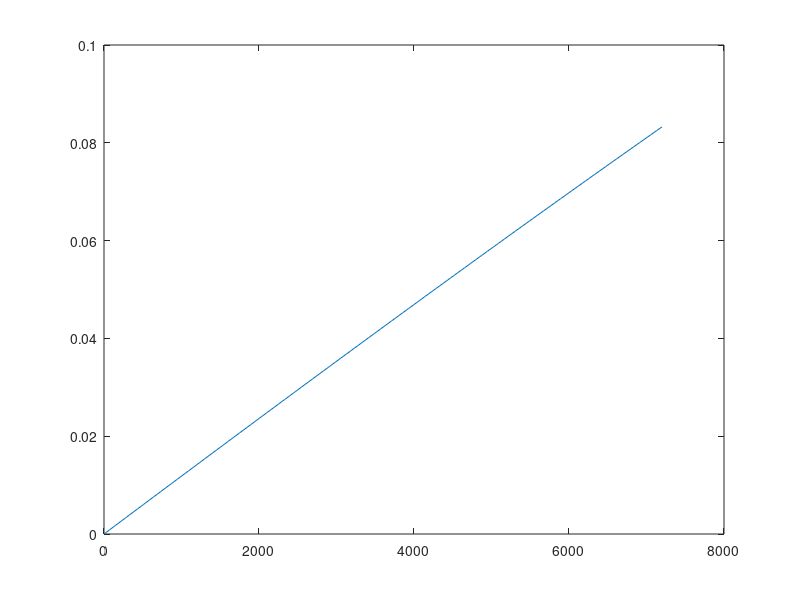

The MATLAB script that drew this image:
t_sidereal = 86164.0916;    % Length of sidereal day, s
w = (2*pi)/t_sidereal;     % Angular speed to match star rotation

r = 12;     % radius, in
f = 1.25;   % offset, in

% syms t w r f
% 
% d = (sin(w*t)*(r-f*(tan(w*t/2))))/sin((pi-w*t)/2);
% dd_dt = diff(d,t)

t = linspace(0,(60*60*2));
dd_dt = (w*cos(t*w).*(r - f*tan((t*w)/2)))./sin(pi/2 - (t*w)/2) - (f*w*sin(t*w).*(tan((t*w)/2).^2 + 1))/(2*sin(pi/2 - (t*w)/2)) + (w*cos(pi/2 - (t*w)/2).*sin(t*w).*(r - f*tan((t*w)/2)))./(2*sin(pi/2 - (t*w)/2).^2);
cdistance = cumtrapz(dd_dt);
% plot(t,dd_dt)
plot(t,cdistance)

